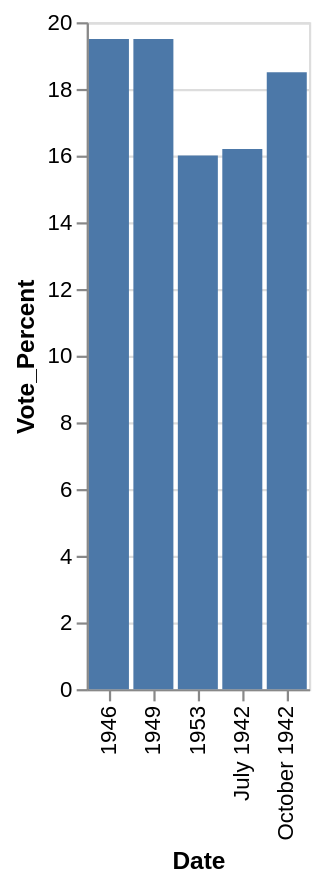

Here is the Vega-Lite specification saved for this chart:
### Vega-Lite specification from a JSON file in a GitHub repository (floating-point values rounded to 4 significant figures)
{"data": {"values": [{"x_data": "1946", "y_data": 19.5}, {"x_data": "1949", "y_data": 19.5}, {"x_data": "1953", "y_data": 16}, {"x_data": "July 1942", "y_data": 16.2}, {"x_data": "October 1942", "y_data": 18.5}]}, "mark": "bar", "encoding": {"x": {"field": "x_data", "type": "nominal", "title": "Date", "sort": "ascending"}, "y": {"field": "y_data", "type": "quantitative", "title": "Vote_Percent"}}}
